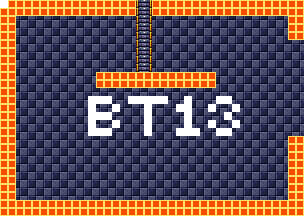

Below is a game level as drawn by its tile map, then a one-line description and the .tmx that defines it (tile-layer data replaced by summaries):
An orthogonal 38x27 tile map with 8x8 px tiles, 4 tile layers (background, foreground, room numbers, Objects), 15 tilesets.

<map version="1.5" tiledversion="1.7.1" orientation="orthogonal" renderorder="right-down" width="38" height="27" tilewidth="8" tileheight="8" infinite="0" nextlayerid="11" nextobjectid="1">
 <tileset firstgid="1" source="tilesheets/tsKarniMata.tsx" />
 <tileset firstgid="1025" source="tilesheets/tsVoodooWasp.tsx" />
 <tileset firstgid="2049" source="tilesheets/tsBurial.tsx" />
 <tileset firstgid="3073" source="tilesheets/tsBlueTemple.tsx" />
 <tileset firstgid="4097" source="tilesheets/tsGoddess.tsx" />
 <tileset firstgid="5121" source="tilesheets/tsKonark.tsx" />
 <tileset firstgid="6145" name="sEnemies" tilewidth="8" tileheight="8" tilecount="1024" columns="32">
  <image source="../grapx/tilesheets/sObjects.bmp" trans="ff94ff" width="256" height="256" />
 </tileset>
 <tileset firstgid="7169" source="tilesheets/tsIceTemple.tsx" />
 <tileset firstgid="8193" source="tilesheets/tsLavaArea.tsx" />
 <tileset firstgid="9217" source="tilesheets/tsBossArea.tsx" />
 <tileset firstgid="10241" source="tilesheets/tsPegu.tsx" />
 <tileset firstgid="11265" source="tilesheets/sTiwanakuTemple.tsx" />
 <tileset firstgid="12289" source="tilesheets/sIndraTemple.tsx" />
 <tileset firstgid="13313" source="tilesheets/sTeleport.tsx" />
 <tileset firstgid="14337" source="tilesheets/sObjects.tsx" />
 <layer id="2" name="background" width="38" height="27">
  <data>[1026 cells, 1026 non-empty, 2 distinct tile ids]</data>
 </layer>
 <layer id="1" name="foreground" width="38" height="27">
  <data>[1026 cells, 264 non-empty, 3 distinct tile ids]</data>
 </layer>
 <layer id="7" name="room numbers" width="38" height="27">
  <data>[1026 cells, 40 non-empty, 1 distinct tile ids]</data>
 </layer>
 <layer id="10" name="Objects" width="38" height="27">
  <data>[1026 cells, 0 non-empty, 0 distinct tile ids]</data>
 </layer>
</map>
